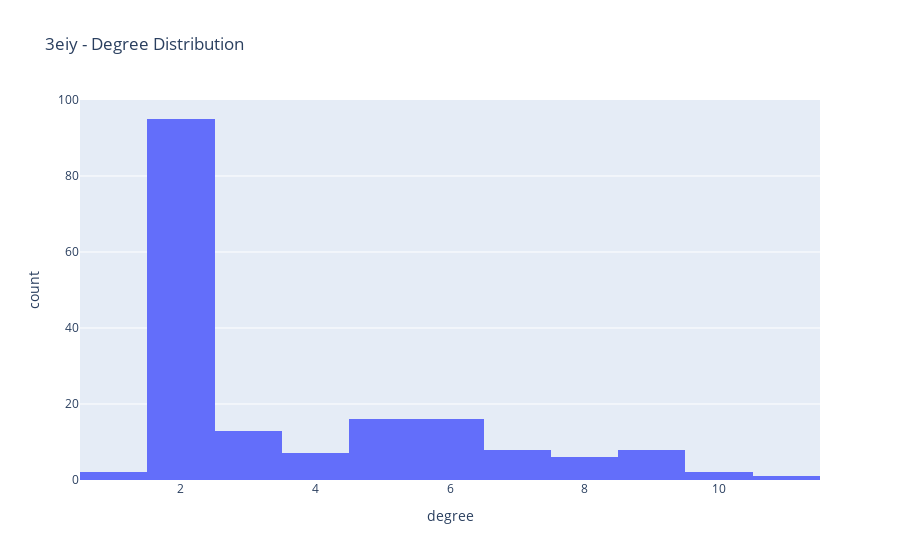

Notebook code for this chart:
### Markdown cell above
## Degree Distribution

### Code cell
from graphein.protein.analysis import plot_degree_distribution

fig = plot_degree_distribution(g)
fig.show()

### Figure 1 — Plotly figure (JSON) as saved in the notebook; plotly's stock layout.template omitted (floating-point values rounded to 4 significant figures; data arrays with more than 128 entries replaced by an {"elided": "..."} marker saying what was removed)
{"data": [{"alignmentgroup": "True", "bingroup": "x", "hovertemplate": "degree=%{x}<br>count=%{y}<extra></extra>", "legendgroup": "", "marker": {"color": "#636efa", "pattern": {"shape": ""}}, "name": "", "offsetgroup": "", "orientation": "v", "showlegend": false, "type": "histogram", "x": {"elided": "174 int values"}, "xaxis": "x", "yaxis": "y"}], "layout": {"barmode": "relative", "legend": {"tracegroupgap": 0}, "title": {"text": "3eiy - Degree Distribution"}, "xaxis": {"anchor": "y", "domain": [0, 1], "title": {"text": "degree"}}, "yaxis": {"anchor": "x", "domain": [0, 1], "title": {"text": "count"}}}}
